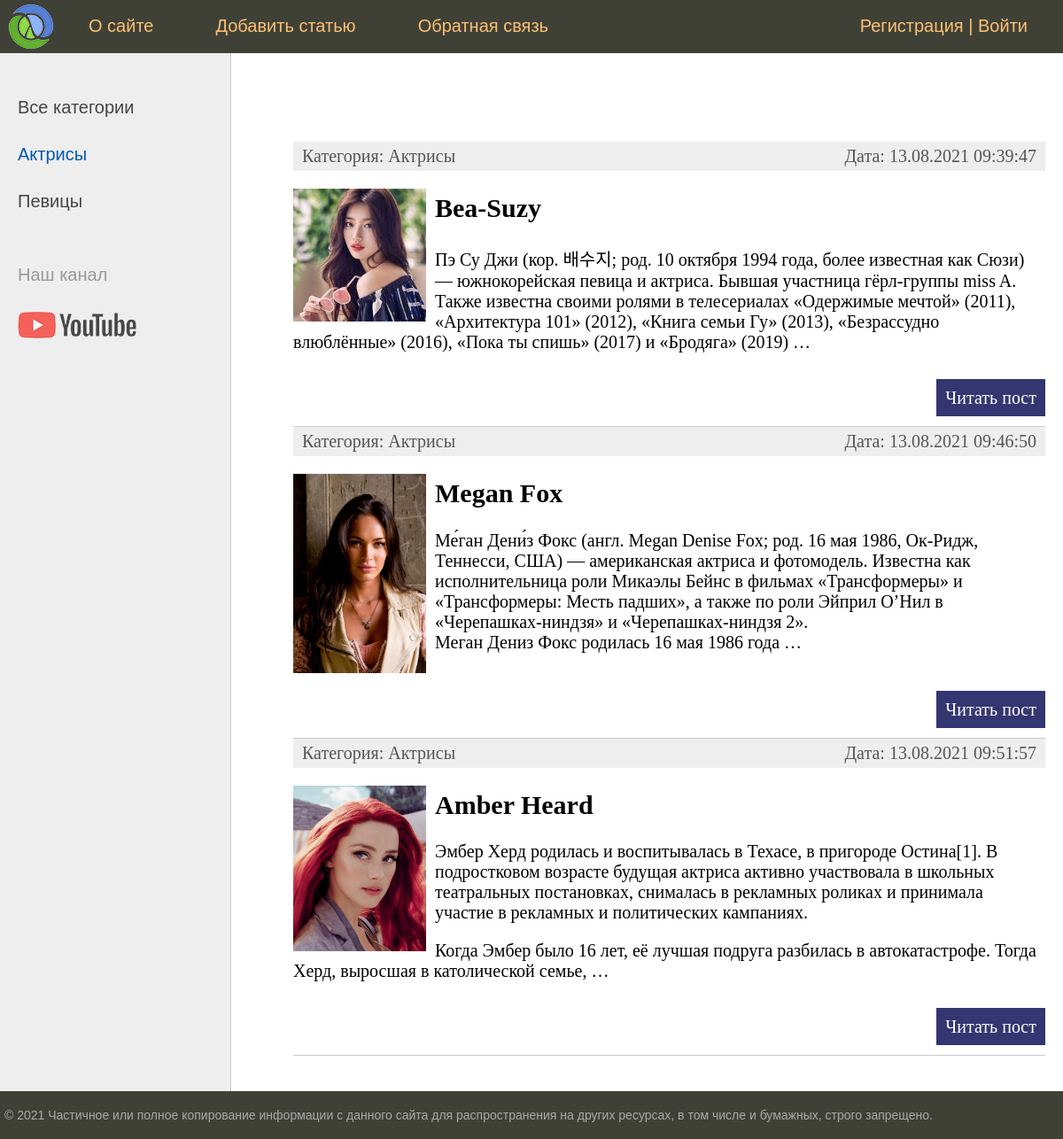
Screenshot of /category/aktrisy/ with the database file from the repository.
### women/models.py (models this page shows, shortened)
class Category(models.Model):
    name = models.CharField(max_length=100, db_index=True, verbose_name='Категория')
    slug = models.SlugField(max_length=255, unique=True, db_index=True, verbose_name='URL')
    def __str__(self):
        return self.name
    def get_absolute_url(self):
        return reverse('category', kwargs={'cat_slug': self.slug})
    class Meta:
        verbose_name = 'Категория'
        verbose_name_plural = 'Категории'
        ordering = ['id']

class Women(models.Model):
    title = models.CharField(max_length=255, verbose_name="Заголовок")
    slug = models.SlugField(max_length=255, unique=True, db_index=True, verbose_name='URL')
    content = models.TextField(blank=True, verbose_name="Текст статьи")
    photo = models.ImageField(upload_to='photos/%Y/%m/%d/', verbose_name="Фото")
    time_create = models.DateTimeField(auto_now_add=True, verbose_name="Время создания")
    time_update = models.DateTimeField(auto_now=True, verbose_name="Время изменения")
    is_published = models.BooleanField(default=True, verbose_name="Публикация")
    cat = models.ForeignKey('Category', on_delete=models.PROTECT, verbose_name="Категории")
    def get_absolute_url(self):
        return reverse('post', kwargs={'post_slug': self.slug})
    class Meta:
        verbose_name = 'Известные женщины'
        verbose_name_plural = 'Известные женщины'
        ordering = ['time_create', 'title']

### women/views.py (the view)
# urls.py: path('category/<slug:cat_slug>/', WomenCategory.as_view(), name='category'),
class WomenCategory(ListView):
    model = Women
    template_name = 'women/index.html'
    context_object_name = 'posts'
    allow_empty = False
    def get_context_data(self, *, object_list=None, **kwargs):
        context = super().get_context_data(**kwargs)
        context['menu'] = menu
        context['title'] = 'Категория - ' + str(context['posts'][0].cat)
        context['cat_selected'] = context['posts'][0].cat_id
        return context
    def get_queryset(self):
        return Women.objects.filter(cat__slug=self.kwargs['cat_slug'], is_published=True)

### women/templatetags/women_tags.py (called while the page is built)
@register.simple_tag(name='getcats')
def get_categories():
    return Category.objects.all()

### women/templates/women/index.html (shortened to what this page needs)
{% extends 'women/base.html' %}
{% block content %}
<ul class="list-articles">
	{% for p in posts %}
			<li>
				<div class="article-panel">
					<p class="first">Категория: {{ p.cat }}</p>
					<p class="last">Дата: {{ p.time_update|date:"d.m.Y H:i:s" }}</p>
				</div>
				{% if p.photo %}
					<p><img src="{{ p.photo.url }}" class="img-article-left thumb"></p>
				{% endif %}
				<h2>{{p.title}}</h2>
	{% autoescape on %}
	{{p.content|linebreaks|truncatewords:50}}
	{% endautoescape %}
				<p class="link-read-post"><a href="{{ p.get_absolute_url }}">Читать пост</a></p>
			</li>
	{% endfor %}
</ul>
{% endblock %}

### women/templates/women/base.html (shortened to what this page needs)
{% load static %}
{% load women_tags %}
<!DOCTYPE html>
<html>
<head>
	<link type="text/css" href="{% static 'women/css/style.css' %}" rel="stylesheet" />
</head>
<body>
<table class="table-page" border=0 cellpadding="0" cellspacing="0">
<tr><td valign=top>
{% block mainmenu %}
		<div class="header">
			<ul id="mainmenu" class="mainmenu">
				<li class="logo"><a href="{% url 'home' %}"><div class="logo"></div></a></li>
				{% for m in menu %}
					<li><a href="{% url m.url_name %}">{{m.title}}</a></li>
				{% endfor %}
				{% if request.user.is_authenticated %}
					<li class="last"> {{ user.username }} | <a href="{% url 'logout' %}">Выйти</a></li>
				{% else %}
					<li class="last"><a href="{% url 'register' %}">Регистрация</a> | <a href="{% url 'login' %}">Войти</a></li>
				{% endif %}
			</ul>
		</div>
{% endblock mainmenu %}
<table class="table-content" border=0 cellpadding="0" cellspacing="0">
<tr>
	<td valign="top" class="left-chapters">
		{% getcats as categories %}
	<ul id="leftchapters">
		{% if cat_selected == 0 %}
			<li class="selected">Все категории</li>
		{% else %}
			<li><a href="{% url 'home' %}">Все категории</a></li>
		{% endif %}
		{% for c in categories %}
			{% if c.pk == cat_selected %}
				<li class="selected">{{ c.name }}</li>
			{% else %}
				<li><a href="{{ c.get_absolute_url }}">{{ c.name }}</a></li>
			{% endif %}
		{% endfor %}
		<li class="share">
		<p>Наш канал</p>
		<a class="share-yt" href="https://www.youtube.com/channel/UClJzWfGWuGJL2t-3dYKcHTA/playlists" target="_blank" rel="nofollow"></a>
		</li>
	</ul>
</td>
<td valign="top" class="content">
	<div class="content-text">
{% block content %}
{% endblock %}
	</div>
</td></tr></table>
</td></tr>
<tr><td valign=top>
	<div id="footer">
		<p>&copy; 2021 Частичное или полное копирование информации с данного сайта для распространения на других ресурсах, в том числе и бумажных, строго запрещено.</p>
	</div>
</td></tr></table>
</body>
</html>

### women/static/women/css/style.css (style rules this page uses)
html, body { font-family: 'Arial'; margin: 0; padding: 0; height: 100%; width: 100%; color: #444; }
a { color: #0059b2; text-decoration: none; }
img { max-width: 600px; height: auto; }
img.img-article-left { max-width: 300px; height: auto; float: left; padding: 0 10px 10px 0; }
img.img-article-left.thumb { max-width: 150px; height: auto; }
p.link-read-post { text-align: right; }
p.link-read-post a { padding: 10px; min-width: 100px; background: #333671; color: #fff; text-decoration: none; }
div.article-panel { background: #eee; padding: 5px 10px 5px 10px; box-sizing: border-box; overflow: hidden; color: #555; }
div.article-panel p.first { margin: 0; float: left; }
div.article-panel p.last { margin: 0; float: right; }
ul.list-articles { list-style: none; margin: 0; padding: 0; }
ul.list-articles li { border-bottom: 1px solid #ccc; }
.table-page { width: 100%; height: 100%; vertical-align: top; }
.table-page tr { height: 100%; }
.header { background: #3F4137; height: 60px; }
.logo { background: url('../images/logo.png') no-repeat 10px 5px; width: 70px; height: 60px; }
ul.mainmenu { list-style: none; margin: 0; padding: 0; height: 60px; color: #fdc073; font-size: 20px; overflow: hidden; }
ul.mainmenu li { float: left; margin: 18px 40px 0 30px; }
ul.mainmenu li.logo { margin: 0; }
ul.mainmenu li.last { float: right; }
ul.mainmenu li a { color: #fdc073; text-decoration: none; }
.table-content { width: 100%; min-height: 100%; height: 100%; }
.left-chapters { margin: 0; background: #eee; border-right: 1px solid #ccc; min-height: 100%; }
.left-chapters ul { width: 230px; min-height: 100%; margin: 0; padding: 20px 10px 10px 20px; list-style: none; font-size: 20px; }
.left-chapters ul li { margin: 30px 0 0 0; color: #999; }
.left-chapters ul li.selected { color: #0059b2; }
.left-chapters ul li a { color: #444; text-decoration: none; }
.left-chapters ul li.share { margin: 60px 0 0 0; }
.left-chapters ul li.share p { margin: 30px 0 30px 0; }
.left-chapters ul li.share a { display: inline-block; width: 40px; height: 40px; margin: 0 20px 0 0; }
.left-chapters ul li.share a.share-yt { width: 100%; height: 30px; background: url('../images/share_yt.png') no-repeat 0 0 }
.content { padding: 40px 20px 20px 40px; width: 100%; box-sizing: border-box; }
.content-text { margin: 60px 0 0 30px; color: #000; font-size: 20px; font-family: Yandex Sans Display Light; }
#footer { box-sizing: border-box; background: #3F4137; padding: 5px; color: #aaa; font-size: 14px; font-family: Verdana, Geneva, Arial, Helvetica; text-align: left; overflow: hidden; }

### rows the page displays
Category: name "Актрисы"
Category: name "Певицы"
Women: cat "Актрисы", time_update "13.08.2021 09:39:47", photo (picture), title "Bea-Suzy", content "Пэ Су Джи (кор. 배수지; род. 10 октября 1994 года, более известная как Сюзи) — южнокорейская певица и актриса. Бывшая участница гёрл-группы miss A. Также известна своими ролями в телесериалах «Одержимые мечтой» (2011), «Архитектура 101» (2012), «Книга семьи Гу» (2013), «Безрассудно влюблённые» (2016), «Пока ты спишь» (2017) и «Бродяга» (2019) …"
Women: cat "Актрисы", time_update "13.08.2021 09:46:50", photo (picture), title "Megan Fox", content "Ме́ган Дени́з Фокс (англ. Megan Denise Fox; род. 16 мая 1986, Ок-Ридж, Теннесси, США) — американская актриса и фотомодель. Известна как исполнительница роли Микаэлы Бейнс в фильмах «Трансформеры» и «Трансформеры: Месть падших», а также по роли Эйприл О’Нил в «Черепашках-ниндзя» и «Черепашках-ниндзя 2». Меган Дениз Фокс родилась 16 мая 1986 года …"
Women: cat "Актрисы", time_update "13.08.2021 09:51:57", photo (picture), title "Amber Heard", content "Эмбер Херд родилась и воспитывалась в Техасе, в пригороде Остина[1]. В подростковом возрасте будущая актриса активно участвовала в школьных театральных постановках, снималась в рекламных роликах и принимала участие в рекламных и политических кампаниях. Когда Эмбер было 16 лет, её лучшая подруга разбилась в автокатастрофе. Тогда Херд, выросшая в католической семье, …"

### other values shown
{{ m.title }} "О сайте" "Добавить статью" "Обратная связь"
